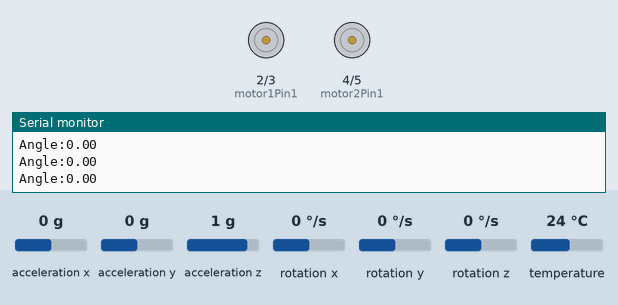
Bench run of a sketch on a simulated Arduino Leonardo, built with avr-gcc and run on an emulated ATmega32U4. Parts: motor-driver pin pairs drawn as motors (green arrow = first pin HIGH = forward, orange = second pin HIGH = backward, longer = more drive), the last lines printed to the serial monitor. Inputs (shaded band) come from the test bench; at power-on: acceleration y 0 g, acceleration x 0 g, acceleration z 1 g, rotation x 0 °/s, rotation y 0 °/s, rotation z 0 °/s, temperature 24 °C.

Above: at 1.3 s.
1.4 s: acceleration y set to -0.3 g
At 2.5 s:
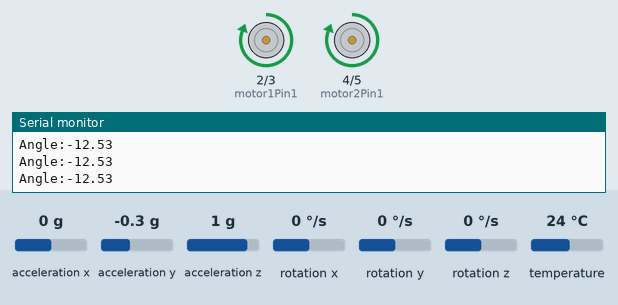
2.9 s: acceleration y set to 0.8 g
At 4.2 s:
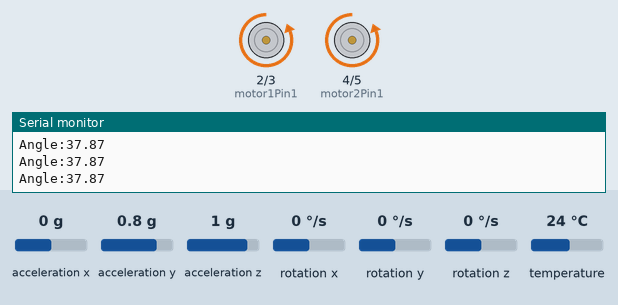
Timing chart, 0 to 5.9 s (numbered marks = the images above; inputs shaded):
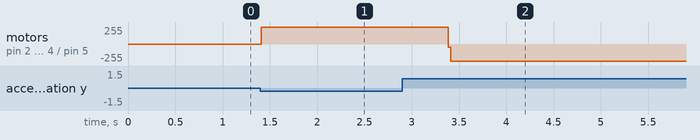

Measured:
- the behaviour switches between -0.1 and -0.2 g on acceleration y (found by bisection; images 0 and 1)
- after the input at 1.4 s, motor on pin 2 (motor1Pin1) / pin 3 (motor1Pin2), motor on pin 4 (motor2Pin1) / pin 5 (motor2Pin2): stopped → forward 255/255 at once
- after the input at 2.9 s, motor on pin 2 (motor1Pin1) / pin 3 (motor1Pin2), motor on pin 4 (motor2Pin1) / pin 5 (motor2Pin2): forward 255/255 → backward 255/255 after 0.49 s

The sketch:

PID_control.ino
```cpp
#include <Wire.h>
#include <Adafruit_MPU6050.h>
#include <Adafruit_Sensor.h>
#include <SoftwareSerial.h>

Adafruit_MPU6050 mpu;

int motor1Pin1 = 2;
int motor1Pin2 = 3;
int motor2Pin1 = 4;
int motor2Pin2 = 5;
int motorDirection = 1;
double setpoint = 0;
double Kp = 10.532;
double Ki = 18.338;
double Kd = 1.077;

double error, lastError = 0;
double P, I, D;
double output;

// MPU6050 offsets
int accelXOffset = 0;
int accelYOffset = 0;
int accelZOffset = 0;
int gyroXOffset = 0;
int gyroYOffset = 0;
int gyroZOffset = 0;

// Tolerance range for the error
double errorTolerance = 1.0;

//bluetooth module code
SoftwareSerial bluetooth (0,1);

void setup() {
  Serial.begin(115200);
  bluetooth.begin(9600);
  while (!Serial)
    delay(10); // will pause Zero, Leonardo, etc until serial console opens

  Serial.println("Adafruit MPU6050 test!");

  // Try to initialize!
  if (!mpu.begin()) {
    Serial.println("Failed to find MPU6050 chip");
    while (1) {
      delay(10);
    }
  }
  Serial.println("MPU6050 Found!");

  mpu.setAccelerometerRange(MPU6050_RANGE_8_G);
  Serial.print("Accelerometer range set to: ");
  switch (mpu.getAccelerometerRange()) {
    case MPU6050_RANGE_2_G:
      Serial.println("+-2G");
      break;
    case MPU6050_RANGE_4_G:
      Serial.println("+-4G");
      break;
    case MPU6050_RANGE_8_G:
      Serial.println("+-8G");
      break;
    case MPU6050_RANGE_16_G:
      Serial.println("+-16G");
      break;
  }
  mpu.setGyroRange(MPU6050_RANGE_500_DEG);
  Serial.print("Gyro range set to: ");
  switch (mpu.getGyroRange()) {
    case MPU6050_RANGE_250_DEG:
      Serial.println("+- 250 deg/s");
      break;
    case MPU6050_RANGE_500_DEG:
      Serial.println("+- 500 deg/s");
      break;
    case MPU6050_RANGE_1000_DEG:
      Serial.println("+- 1000 deg/s");
      break;
    case MPU6050_RANGE_2000_DEG:
      Serial.println("+- 2000 deg/s");
      break;
  }

  mpu.setFilterBandwidth(MPU6050_BAND_21_HZ);
  Serial.print("Filter bandwidth set to: ");
  switch (mpu.getFilterBandwidth()) {
    case MPU6050_BAND_260_HZ:
      Serial.println("260 Hz");
      break;
    case MPU6050_BAND_184_HZ:
      Serial.println("184 Hz");
      break;
    case MPU6050_BAND_94_HZ:
      Serial.println("94 Hz");
      break;
    case MPU6050_BAND_44_HZ:
      Serial.println("44 Hz");
      break;
    case MPU6050_BAND_21_HZ:
      Serial.println("21 Hz");
      break;
    case MPU6050_BAND_10_HZ:
      Serial.println("10 Hz");
      break;
    case MPU6050_BAND_5_HZ:
      Serial.println("5 Hz");
      break;
  }

  Serial.println("");
  delay(100);

  // Calibrate MPU6050 offsets

  pinMode(motor1Pin1, OUTPUT);
  pinMode(motor1Pin2, OUTPUT);
  pinMode(motor2Pin1, OUTPUT);
  pinMode(motor2Pin2, OUTPUT);
}

void loop() {
  sensors_event_t a, g, temp;
  mpu.getEvent(&a, &g, &temp);

  // Apply offsets to accelerometer and gyroscope readings
  int accelX = a.acceleration.x - accelXOffset;
  int accelY = a.acceleration.y - accelYOffset;
  int accelZ = a.acceleration.z - accelZOffset;
  int gyroX = g.gyro.x - gyroXOffset;
  int gyroY = g.gyro.y - gyroYOffset;
  int gyroZ = g.gyro.z - gyroZOffset;

  double angle = atan2(accelY, accelZ) * 180 / PI;
  double gyroAngle = angle + (gyroX / 131.0) * 0.98;

  error = setpoint - gyroAngle;
  P = Kp * error;
  I += Ki * error;
  D = Kd * (error - lastError);
  output = P + I + D;
  lastError = error;

  // Check if the error is within the tolerance range
  if (fabs(error) < errorTolerance) {
    output = 0.0;  // Set the output to zero
    I = 0.0;      // Reset the integral term
  }

  if (output > 255.00) {
    output = 255.00;
  } else if (output < -255.00) {
    output = -255.00;
  }
  int motorSpeed = abs(output);  // Map the absolute output to the motor speed range

  if (output <= 0.00) {
    motorDirection = -1;
  } else {
    motorDirection = 1;
  }

  if (motorDirection == 1) {
    analogWrite(motor1Pin1, motorSpeed);
    analogWrite(motor1Pin2, 0);
    analogWrite(motor2Pin1, motorSpeed);
    analogWrite(motor2Pin2, 0);
  } else if (motorDirection == -1) {
    analogWrite(motor1Pin1, 0);
    analogWrite(motor1Pin2, motorSpeed);
    analogWrite(motor2Pin1, 0);
    analogWrite(motor2Pin2, motorSpeed);
  }

  Serial.print("Angle:");
  Serial.println(gyroAngle);
  // Serial.print(",");
  // Serial.print("Output:");
  // Serial.print(output);
  // Serial.print(",");
  // Serial.print("Motor Speed:");
  // Serial.print(motorSpeed);
  // Serial.print(",");
  // Serial.print("Motor Direction:");
  // Serial.println(motorDirection);
  delay(20);  // Adjust delay as needed


  //the code to send the data via bluetooth module
  bluetooth.write("A");
  //bluetooth.println("test");

}
```
